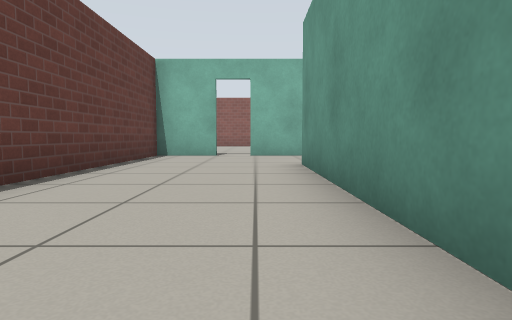
view 1 (above)

16 first-person views from a walk through a world built for the Gazebo simulator. The camera is 0.5 m above the floor, tilts 4° down and sees 75° across. The floor is counted in squares, 1 m on a side. Each view is taken from the middle of a square. On the plan, view 1 faces up. The plan holds only what a view shows up to about 9 squares ahead; the rest is blank. Gazebo's built-in surfaces are drawn with simple patterns. Some stock models are drawn as simple stand-ins.

view 2
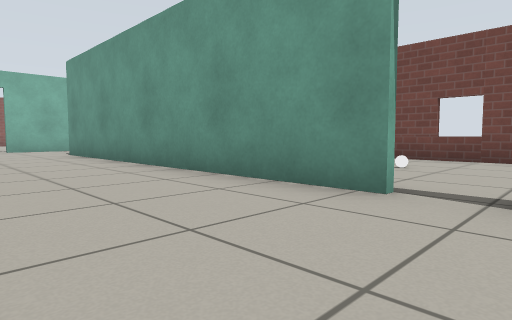

view 3
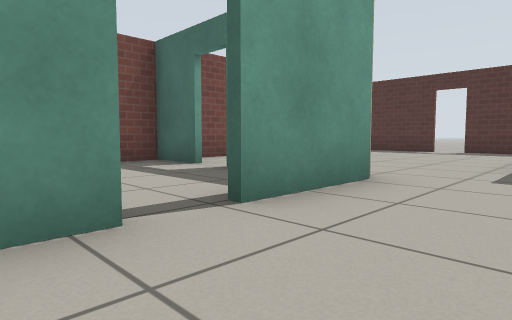

view 4
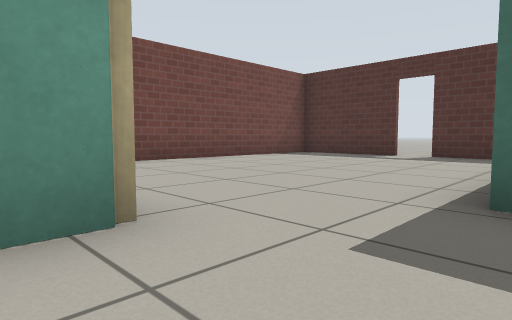

view 5
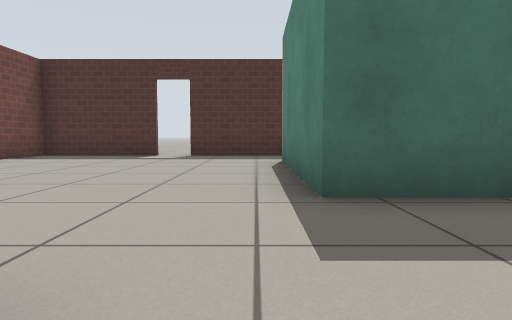

view 6
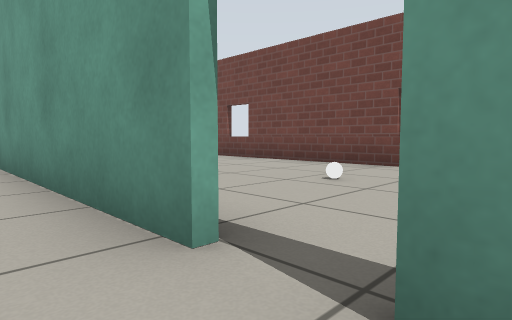

view 7
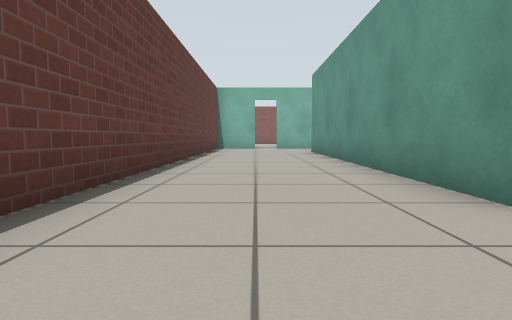

view 8
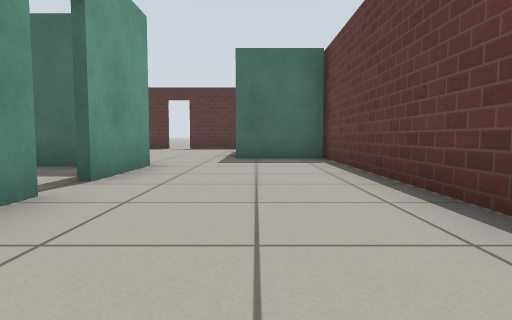

view 9
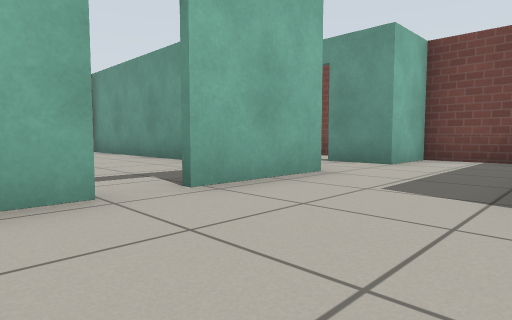

view 10
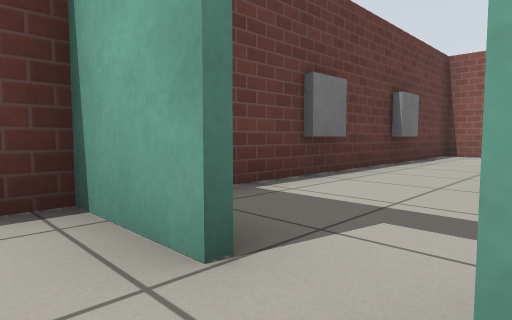

view 11
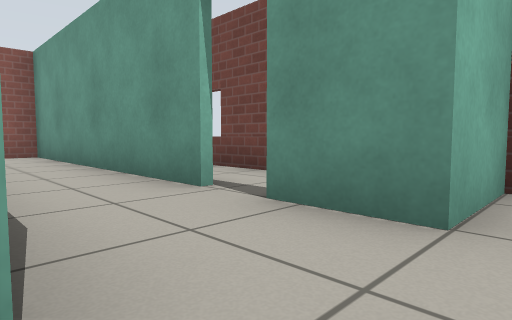

view 12
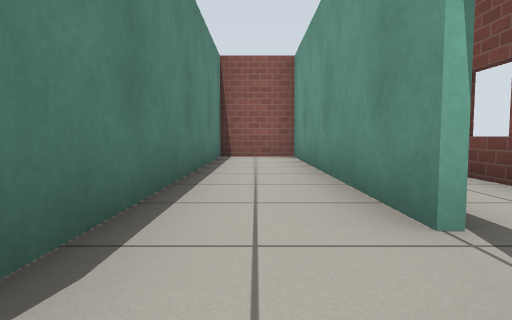

view 13
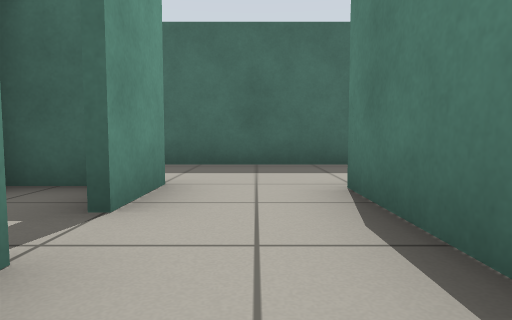

view 14
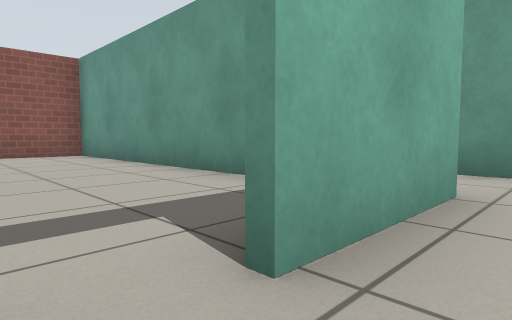

view 15
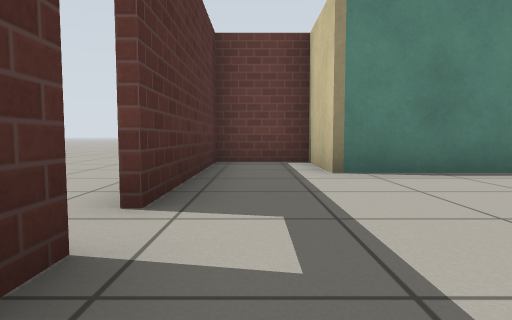

view 16
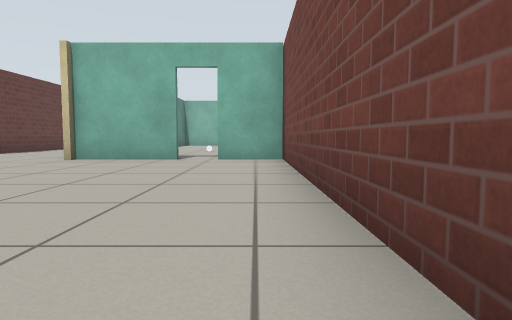

### Floor plan
Points are (right, up) in squares from view 1. A wall is a line through its corners. A room is listed if a view was taken in it or the views show most of it. See-through windows are left out.
Room 1 (views 1, 2, 3, 4, 5, 6, 7, 8, 9, 10, 14, 15, 16)
walls: (0.8, -6) (0.8, -3.6); (0.8, -2.9) (0.8, 6.1); (3.4, -5.7) (0.9, -5.7); (-2.6, -7.7) (-0.5, -7.7) (-0.5, -11.9) (-2.6, -11.9) (-2.6, -13.8) (1.8, -13.8); (5.6, -5.7) (4.1, -5.7); (2.5, -13.8) (5.6, -13.8) (5.6, -4.7); (-1, 8.8) (-2.6, 8.8); (-2.6, 8.9) (-2.6, -8.1)
ways out: opening at (1.5, 7.5) to room 2; open door at (-0.5, 9); open door at (1, -3.5); open door at (2, -14); open door at (4, -6)
Room 2 (views 11, 12, 13)
walls: (4, 10.6) (4, 17.4) (2, 17.4); (5.6, 6.9) (5.6, 8.5) (4, 8.5) (4, 9.9); (1.2, 6) (4.7, 6); (2.1, 17.5) (2.1, 8.8) (-0.3, 8.8)
ways out: opening at (1.5, 7.5) to room 1; open door at (4, 10)

Positions as (right, up) in squares from view 1, and headings:
1: (0, 0), facing up
2: (-2, -4), facing up-right
3: (-1, -2), facing down-right
4: (-1, -5), facing down-right
5: (0, -5), facing down
6: (0, -4), facing up-right
7: (-1, -5), facing up
8: (-1, 0), facing down
9: (-2, 6), facing up-right
10: (0, 8), facing up-left
11: (2, 8), facing up-right
12: (3, 9), facing up
13: (3, 12), facing down
14: (-1, 8), facing up-right
15: (4, -13), facing left
16: (5, -13), facing up
